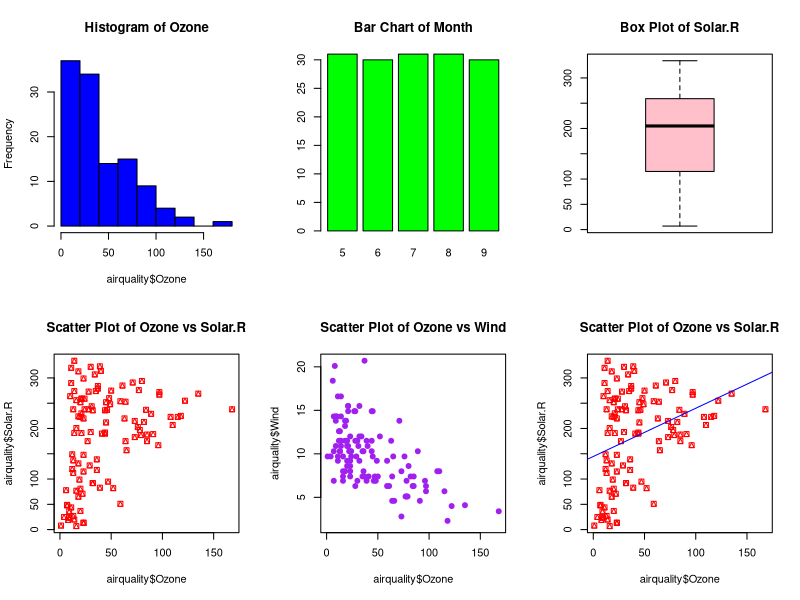

Source code (R):
airquality

str(airquality)

#plot
par(mfrow = c(2, 3))

hist(airquality$Ozone, main="Histogram of Ozone", col="blue")

barplot(table(airquality$Month), main="Bar Chart of Month", col="green")

boxplot(airquality$Solar.R, main="Box Plot of Solar.R", col="pink")

plot(airquality$Ozone,airquality$Solar.R , main="Scatter Plot of Ozone vs Solar.R", col="red", pch=14)
plot(airquality$Ozone, airquality$Wind, main="Scatter Plot of Ozone vs Wind", col="purple", pch=19)


plot(airquality$Ozone,airquality$Solar.R , main="Scatter Plot of Ozone vs Solar.R", col="red", pch=14)
abline(lm(Solar.R ~ Ozone, data = airquality), col="blue")


